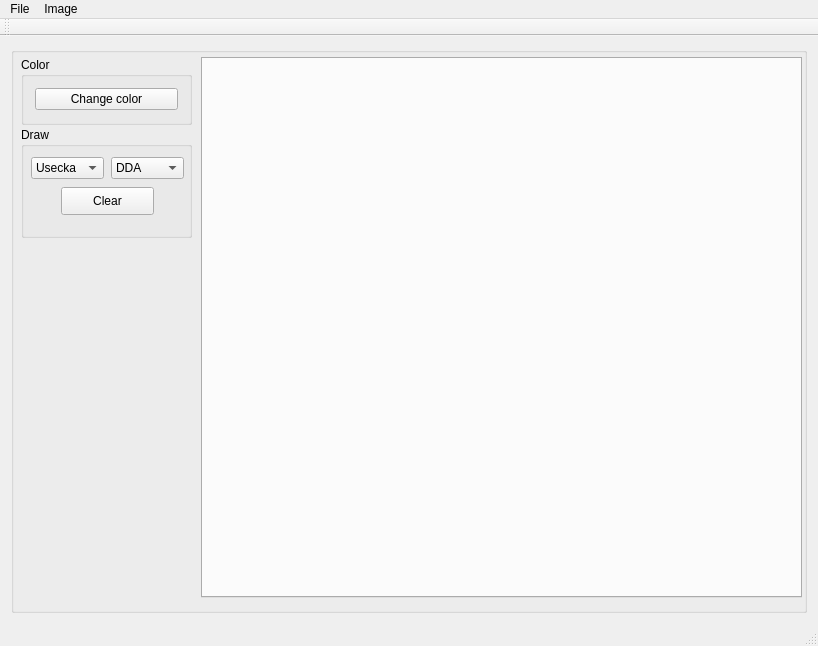
<?xml version="1.0" encoding="UTF-8"?>
<ui version="4.0">
 <class>ImageViewerClass</class>
 <widget class="QMainWindow" name="ImageViewerClass">
  <property name="geometry">
   <rect>
    <x>0</x>
    <y>0</y>
    <width>818</width>
    <height>646</height>
   </rect>
  </property>
  <property name="windowTitle">
   <string>ImageViewer</string>
  </property>
  <widget class="QWidget" name="centralWidget">
   <layout class="QHBoxLayout" name="horizontalLayout">
    <item>
     <widget class="QGroupBox" name="groupBox">
      <property name="title">
       <string/>
      </property>
      <widget class="QGroupBox" name="groupBox_2">
       <property name="geometry">
        <rect>
         <x>10</x>
         <y>10</y>
         <width>171</width>
         <height>68</height>
        </rect>
       </property>
       <property name="title">
        <string>Color</string>
       </property>
       <layout class="QGridLayout" name="gridLayout">
        <item row="0" column="0">
         <widget class="QPushButton" name="pushButtonColor">
          <property name="text">
           <string>Change color</string>
          </property>
         </widget>
        </item>
       </layout>
      </widget>
      <widget class="QTabWidget" name="tabWidget">
       <property name="geometry">
        <rect>
         <x>190</x>
         <y>10</y>
         <width>601</width>
         <height>541</height>
        </rect>
       </property>
       <property name="documentMode">
        <bool>false</bool>
       </property>
       <property name="tabsClosable">
        <bool>true</bool>
       </property>
       <property name="movable">
        <bool>true</bool>
       </property>
      </widget>
      <widget class="QGroupBox" name="groupBox_3">
       <property name="geometry">
        <rect>
         <x>10</x>
         <y>80</y>
         <width>171</width>
         <height>111</height>
        </rect>
       </property>
       <property name="title">
        <string>Draw</string>
       </property>
       <widget class="QComboBox" name="comboBoxType">
        <property name="geometry">
         <rect>
          <x>10</x>
          <y>30</y>
          <width>73</width>
          <height>22</height>
         </rect>
        </property>
        <item>
         <property name="text">
          <string>Usecka</string>
         </property>
        </item>
        <item>
         <property name="text">
          <string>Kruznica</string>
         </property>
        </item>
       </widget>
       <widget class="QComboBox" name="comboBoxAlgorithm">
        <property name="geometry">
         <rect>
          <x>90</x>
          <y>30</y>
          <width>73</width>
          <height>22</height>
         </rect>
        </property>
        <item>
         <property name="text">
          <string>DDA</string>
         </property>
        </item>
        <item>
         <property name="text">
          <string>Bresenhamov</string>
         </property>
        </item>
       </widget>
       <widget class="QPushButton" name="pushButtonClear">
        <property name="geometry">
         <rect>
          <x>40</x>
          <y>60</y>
          <width>93</width>
          <height>28</height>
         </rect>
        </property>
        <property name="text">
         <string>Clear</string>
        </property>
       </widget>
      </widget>
     </widget>
    </item>
   </layout>
  </widget>
  <widget class="QMenuBar" name="menuBar">
   <property name="geometry">
    <rect>
     <x>0</x>
     <y>0</y>
     <width>818</width>
     <height>26</height>
    </rect>
   </property>
   <widget class="QMenu" name="menuFile">
    <property name="title">
     <string>File</string>
    </property>
    <addaction name="actionNew"/>
    <addaction name="actionOpen"/>
    <addaction name="actionSave_as"/>
   </widget>
   <widget class="QMenu" name="menuImage">
    <property name="title">
     <string>Image</string>
    </property>
    <addaction name="actionRename"/>
    <addaction name="actionClear"/>
    <addaction name="actionSet_background_color"/>
   </widget>
   <addaction name="menuFile"/>
   <addaction name="menuImage"/>
  </widget>
  <widget class="QToolBar" name="mainToolBar">
   <attribute name="toolBarArea">
    <enum>TopToolBarArea</enum>
   </attribute>
   <attribute name="toolBarBreak">
    <bool>false</bool>
   </attribute>
  </widget>
  <widget class="QStatusBar" name="statusBar"/>
  <action name="actionNew">
   <property name="text">
    <string>New</string>
   </property>
  </action>
  <action name="actionOpen">
   <property name="text">
    <string>Open</string>
   </property>
  </action>
  <action name="actionSave_as">
   <property name="text">
    <string>Save as</string>
   </property>
  </action>
  <action name="actionRename">
   <property name="text">
    <string>Rename</string>
   </property>
  </action>
  <action name="actionClear">
   <property name="text">
    <string>Clear</string>
   </property>
  </action>
  <action name="actionSet_background_color">
   <property name="text">
    <string>Set background color</string>
   </property>
  </action>
 </widget>
 <layoutdefault spacing="6" margin="11"/>
 <resources>
  <include location="ImageViewer.qrc"/>
 </resources>
 <connections/>
</ui>
